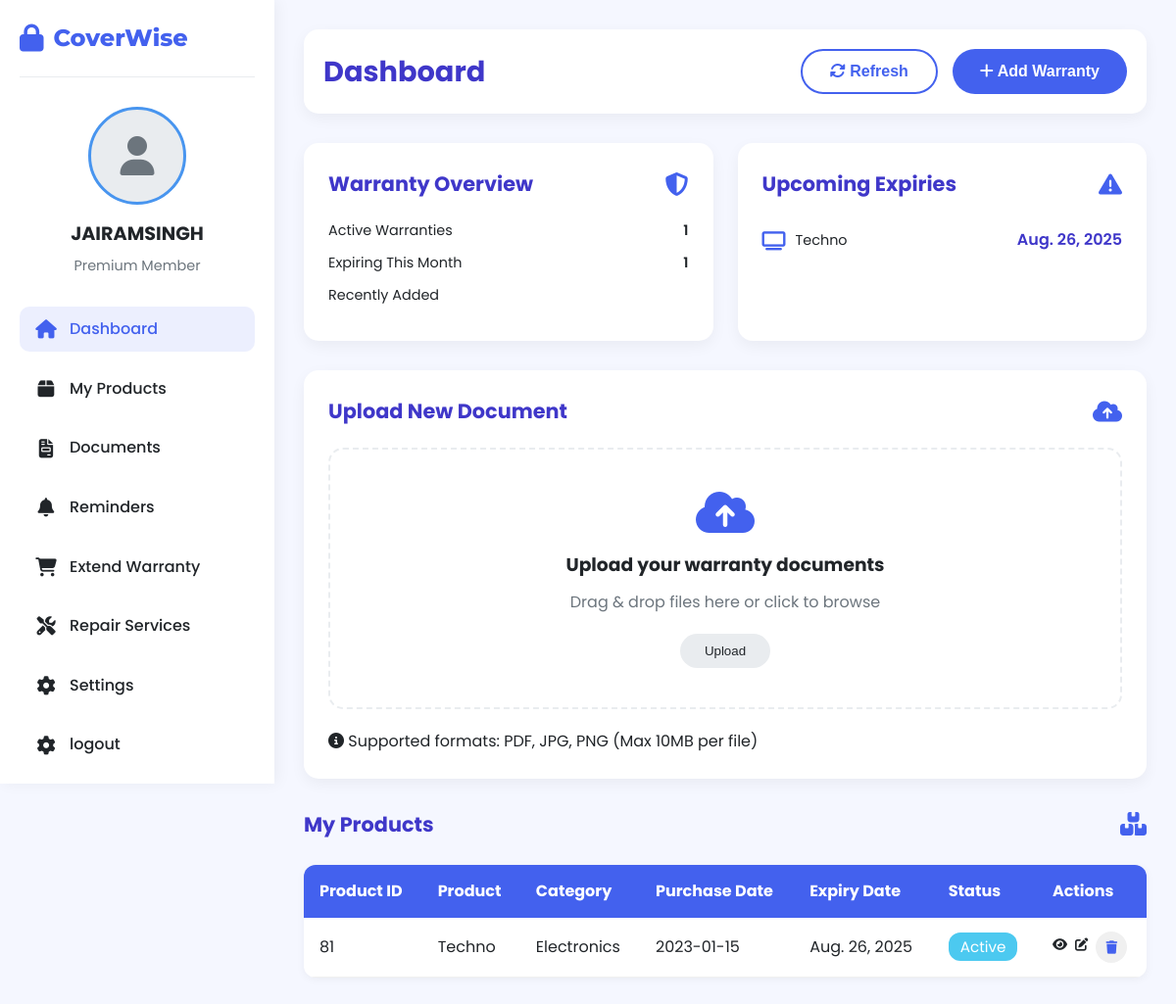
Page /dashboard/ (signed in) on the earlier database version.
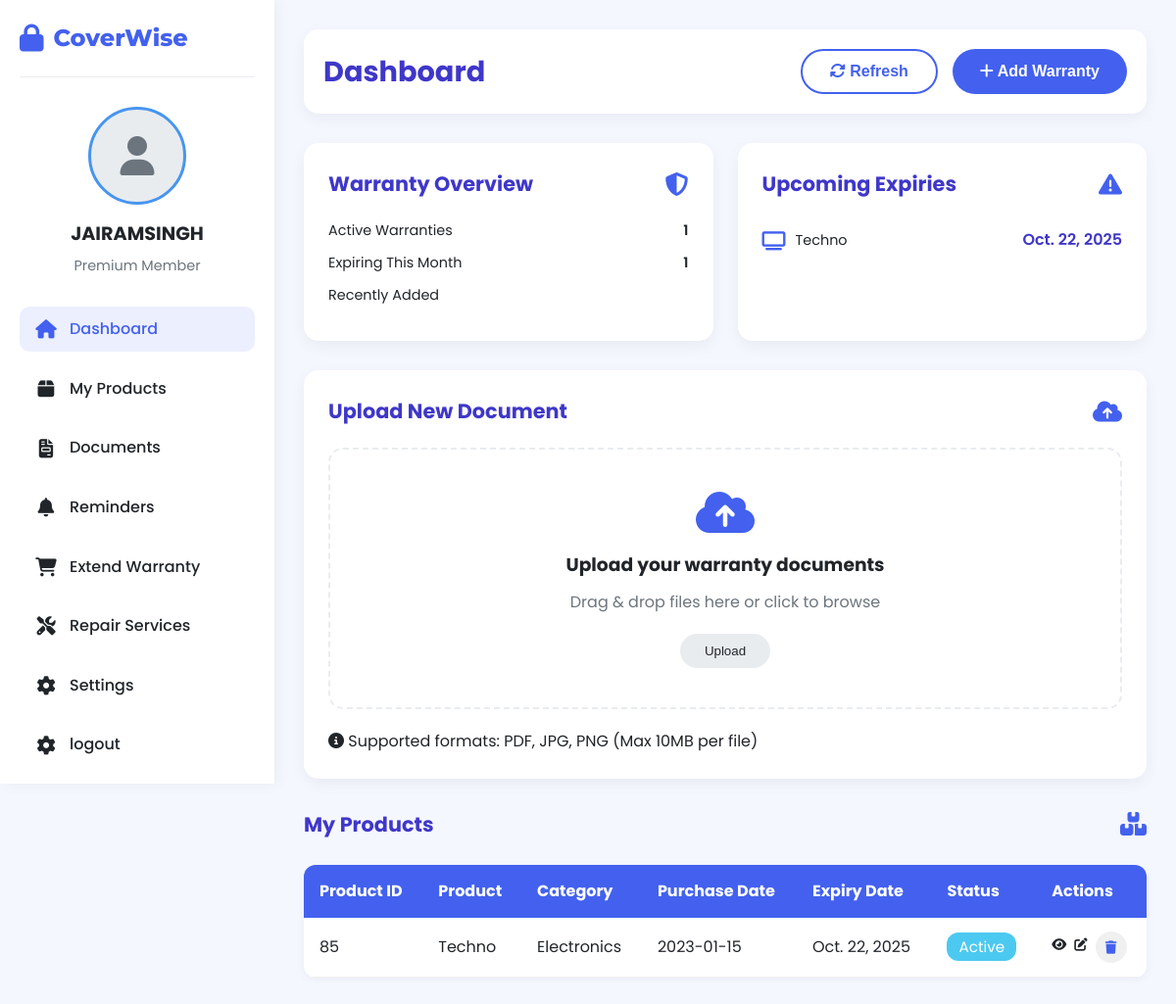
Same page on the later database version.
### warranty_app/models.py (models this page shows, shortened)
class Warranty(models.Model):
    user_id = models.ForeignKey(User,on_delete=models.CASCADE)
    product_name = models.CharField(max_length=255)
    product_id = models.CharField(max_length=100)
    expiry_date = models.DateField(null=True, blank=True)
    qr_data = models.TextField()
    warranty_image = models.ImageField(upload_to='warranty_cards/')

### warranty_app/views.py (the view)
# urls.py: path('dashboard/',views.dashboard_view,name='dashboard'),
@login_required
def dashboard_view(request):
    data = Warranty.objects.filter(user_id=request.user)
    if request.method =="GET":
        if data.exists():
            top_three = data.order_by('-expiry_date')[:3]
            Total = data.aggregate(total=Count("expiry_date"))['total']
            Total_products = data.count()
        else:
            top_three = []
            Total = 0
            Total_products = 0
    return render(request, 'dashboard.html', {'data': data,'products': top_three,'Total_products': Total_products,'Total_ex':Total})

### templates/dashboard.html (shortened to what the changed rows need)
<!DOCTYPE html>
<html lang="en">
<head>
    <link rel="stylesheet" href="https://cdnjs.cloudflare.com/ajax/libs/font-awesome/6.4.0/css/all.min.css">
</head>
<body>
    <div class="main-content">
        <div class="header">
            <h1>Dashboard</h1>
        </div>
        <div class="dashboard-cards">
            <div class="card">
                <div class="card-header">
                    <h2>Warranty Overview</h2>
                </div>
            </div>
            <div class="card">
                <div class="card-header">
                    <h2>Upcoming Expiries</h2>
                </div>
                <div class="expiry-list">
                    {% for products in products %}
                    <div class="document-item">
                        <i class="fas fa-tv"></i>
                        <div class="document-name">{{products.product_name }}</div>
                        <div class="expiry-date">{{products.expiry_date}}</div>
                    </div>
                    {% endfor %}
                </div>
            </div>
        </div>
        <div class="upload-section">
    <div class="card-header">
        <h2>Upload New Document</h2>
    </div>
</div>
<div class="card-header">
            <h2>My Products</h2>
        </div>
<section id="My_Product">
<table class="products-table">
    <thead>
        <tr>
            <th>Product ID </th>
            <th>Product</th>
            <th>Category</th>
            <th>Purchase Date</th>
            <th>Expiry Date</th>
            <th>Status</th>
            <th>Actions</th>
        </tr>
    </thead>
    <tbody>
        {% for warranty in data %}
        <tr>
            <td>{{ warranty.id }}</td>
            <td>{{ warranty.product_name }}</td>
            <td>Electronics</td>
            <td>2023-01-15</td>
            <td>{{warranty.expiry_date }}</td>
            <td><span class="status active">Active</span></td>
            <td class="actions">
                <form action="{% url 'get_document' warranty.id %}" method="GET" style="display:inline;">
                    <button type="submit" style="background:none; border:none; color:inherit; cursor:pointer;">
                        <i class="fas fa-eye"></i>
                    </button>
                </form>
                <form action="{% url 'update_item' warranty.id %}" method="GET" style="display:inline;">
                    <button type="submit" style="background:none; border:none; color:inherit; cursor:pointer;">
                        <i class="fas fa-edit"></i>
                    </button>
                </form>
                <div class="action-btn">
                    <form action="{% url 'delete_warranty' warranty.id %}" method="POST" style="display:inline;">
                        <button type="submit" style="background:none; border:none; color:inherit; cursor:pointer;">
                            <i class="fas fa-trash"></i>
                        </button>
                    </form>
                </div>
            </td>
        </tr>
        {% endfor %}
    </tbody>
</table>
</section>
</body>
</html>

Differences in the rows shown:
removed Warranty: product_name "Techno", expiry_date "Aug. 26, 2025", id "81"
added Warranty: product_name "Techno", expiry_date "Oct. 22, 2025", id "85"
